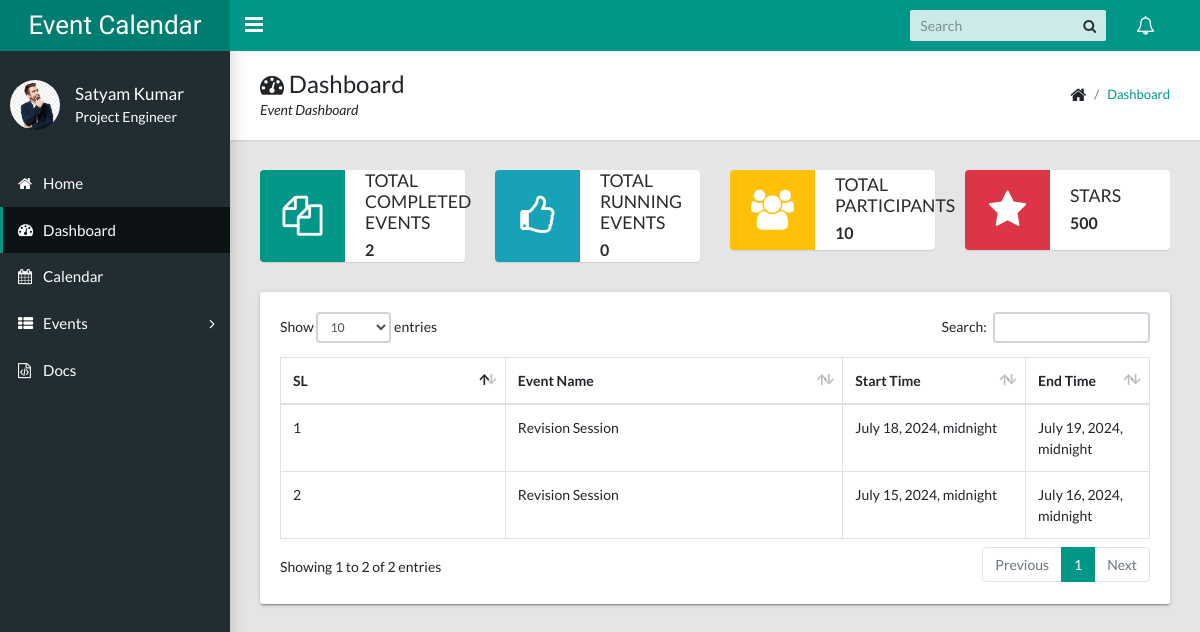
The app's page /calendar/dashboard/ (signed in), older data.
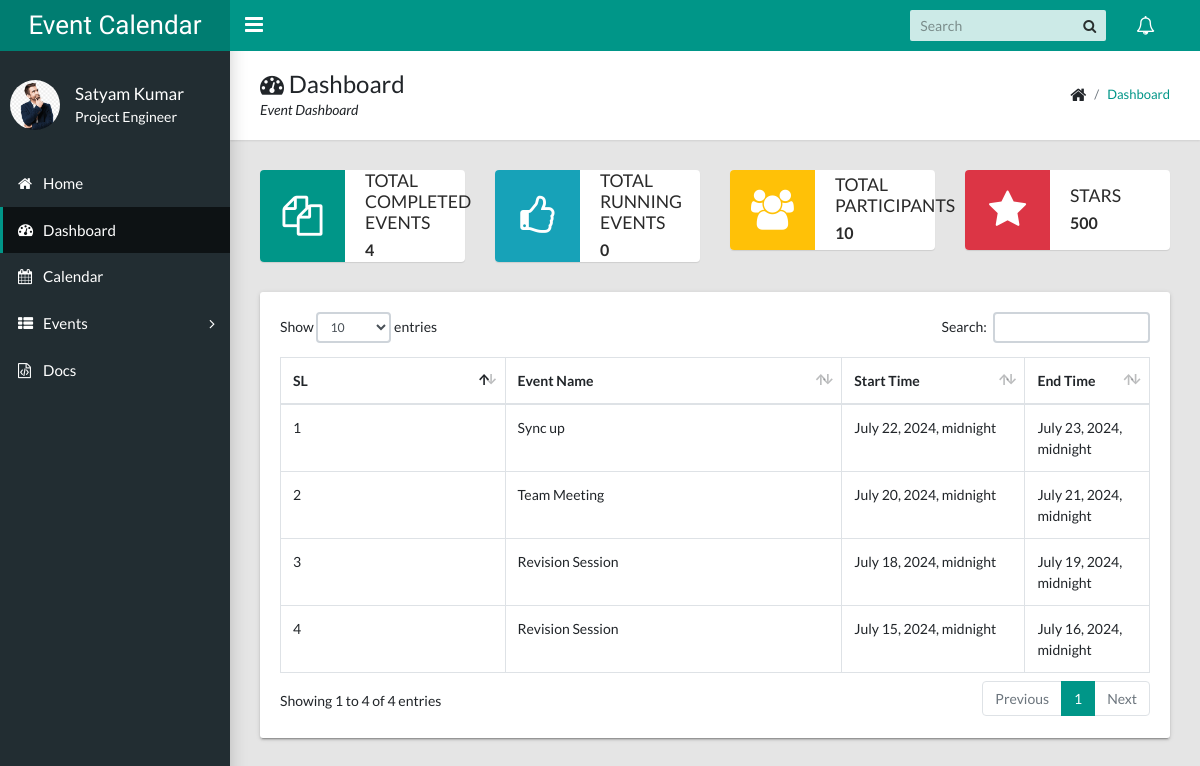
The same page, newer data.
### main_app/models.py (models this page shows, shortened)
class CustomUser(AbstractUser):
    USER_TYPE = ((1, "HOD"), (2, "Manager"), (3, "ProjectEngineer"))
    GENDER = [("M", "Male"), ("F", "Female")]
    username = None  # Removed username, using email instead
    email = models.EmailField(unique=True)
    user_type = models.CharField(default=1, choices=USER_TYPE, max_length=1) # type: ignore
    gender = models.CharField(max_length=1, choices=GENDER)
    profile_pic = models.ImageField()
    address = models.TextField()
    fcm_token = models.TextField(default="")  # For firebase notifications
    created_at = models.DateTimeField(auto_now_add=True)
    updated_at = models.DateTimeField(auto_now=True)
    USERNAME_FIELD = "email"
    REQUIRED_FIELDS = []
    objects = CustomUserManager()

### calendarapp/models/event.py (models this page shows, shortened)
class Event(EventAbstract):
    user = models.ForeignKey(CustomUser, on_delete=models.CASCADE, related_name="events")
    title = models.CharField(max_length=200)
    description = models.TextField()
    start_time = models.DateTimeField()
    end_time = models.DateTimeField()
    objects = EventManager()

### calendarapp/views/other_views.py (the view)
# urls.py: path("dashboard/", views.DashboardView.as_view(), name="dashboard"),
class DashboardView(View):
    template_name = "calendar/calendarapp/dashboard.html"
    def get(self, request, *args, **kwargs):
        events = Event.objects.get_all_events(user=request.user) # type: ignore
        running_events = Event.objects.get_running_events(user=request.user) # type: ignore
        latest_events = Event.objects.filter(user=request.user).order_by("-id")[:10]
        context = {
            "total_event": events.count(),
            "running_events": running_events,
            "latest_events": latest_events,
        }
        return render(request, self.template_name, context)

### calendarapp/models/event.py (called while the page is built)
    def get_all_events(self, user):
        events = Event.objects.filter(user=user, is_active=True, is_deleted=False)
        return events

    def get_running_events(self, user):
        running_events = Event.objects.filter(
            user=user,
            is_active=True,
            is_deleted=False,
            end_time__gte=datetime.now().date(),
        ).order_by("start_time")
        return running_events

### main_app/templates/calendar/calendarapp/dashboard.html (shortened to what this page needs)
{% extends 'calendar/base/base.html' %}
{% load static %}
{% block breadcrumb %}
    <div>
        <h1><i class="fa fa-dashboard"></i> Dashboard</h1>
        <p>Event Dashboard</p>
    </div>
    <ul class="app-breadcrumb breadcrumb">
        <li class="breadcrumb-item"><i class="fa fa-home fa-lg"></i></li>
        <li class="breadcrumb-item"><a href="#">Dashboard</a></li>
    </ul>
{% endblock breadcrumb %}
{% block content %}
<div class="row">
    <div class="col-md-6 col-lg-3">
        <div class="widget-small primary coloured-icon">
            <i class="icon fa fa-files-o fa-3x"></i>
            <div class="info">
                <h4>Total Completed Events</h4>
                <p><b>{{ total_event }}</b></p>
            </div>
        </div>
    </div>
    <div class="col-md-6 col-lg-3">
        <div class="widget-small info coloured-icon">
            <i class="icon fa fa-thumbs-o-up fa-3x"></i>
            <div class="info">
                <h4>Total Running Events</h4>
                <p><b>{{ running_events.count }}</b></p>
            </div>
        </div>
    </div>
    <div class="col-md-6 col-lg-3">
        <div class="widget-small warning coloured-icon">
            <i class="icon fa fa-users fa-3x"></i>
            <div class="info">
                <h4>Total Participants</h4>
                <p><b>10</b></p>
            </div>
        </div>
    </div>
    <div class="col-md-6 col-lg-3">
        <div class="widget-small danger coloured-icon">
            <i class="icon fa fa-star fa-3x"></i>
            <div class="info">
                <h4>Stars</h4>
                <p><b>500</b></p>
            </div>
        </div>
    </div>
    <div class="col-md-12">
        <div class="tile">
            <div class="tile-body">
                <div class="table-responsive">
                    <div id="sampleTable_wrapper" class="dataTables_wrapper container-fluid dt-bootstrap4 no-footer">
                        <div class="row">
                            <div class="col-sm-12">
                                <table class="table table-hover table-bordered dataTable no-footer" id="sampleTable" role="grid" aria-describedby="sampleTable_info">
                                    <thead>
                                        <tr role="row">
                                            <th class="sorting_asc" tabindex="0" aria-controls="sampleTable" rowspan="1" colspan="1" aria-sort="ascending" aria-label="Name: activate to sort column descending" style="width: 261.641px;">SL</th>
                                            <th class="sorting" tabindex="0" aria-controls="sampleTable" rowspan="1" colspan="1" aria-label="Position: activate to sort column ascending" style="width: 417.312px;">Event Name</th>
                                            <th class="sorting" tabindex="0" aria-controls="sampleTable" rowspan="1" colspan="1" aria-label="Office: activate to sort column ascending" style="width: 189.281px;">Start Time</th>
                                            <th class="sorting" tabindex="0" aria-controls="sampleTable" rowspan="1" colspan="1" aria-label="Age: activate to sort column ascending" style="width: 102.141px;">End Time</th>
                                        </tr>
                                    </thead>
                                    <tbody>
                                        {% for event in latest_events %}
                                            <tr role="row" class="odd">
                                                <td class="sorting_1">{{ forloop.counter }}</td>
                                                <td>{{ event.title }}</td>
                                                <td>{{ event.start_time }}</td>
                                                <td>{{ event.end_time }}</td>
                                            </tr>
                                        {% endfor %}
                                    </tbody>
                                </table>
                            </div>
                        </div>
                    </div>
                </div>
            </div>
        </div>
    </div>
</div>
{% endblock content %}

### main_app/templates/calendar/base/base.html (shortened to what this page needs)
<!DOCTYPE html>
<html lang="en">
    {% load static %}
    <head>
        <link rel="stylesheet" type="text/css" href="{% static 'calendar/css/main.css' %}" />
        <link rel="stylesheet" type="text/css" href="https://maxcdn.bootstrapcdn.com/font-awesome/4.7.0/css/font-awesome.min.css" />
    </head>
    <body class="app sidebar-mini">
        <header class="app-header">
            <a class="app-header__logo" href="#">Event Calendar</a>
            <a class="app-sidebar__toggle" href="#" data-toggle="sidebar" aria-label="Hide Sidebar"></a>
            <ul class="app-nav">
                <li class="app-search">
                    <input class="app-search__input" type="search" placeholder="Search" />
                    <button class="app-search__button"><i class="fa fa-search"></i></button>
                </li>
                <li class="dropdown">
                    <a class="app-nav__item" href="#" data-toggle="dropdown" aria-label="Show notifications"><i class="fa fa-bell-o fa-lg"></i></a>
                </li>
            </ul>
        </header>
        <aside class="app-sidebar">
            <div class="app-sidebar__user">
                {% if manager.profile_pic == ""  %}
                <img class="app-sidebar__user-avatar" src="{% static "calendar/images/profile.png" %}" alt="User Image" height="50px" width="50px"/>
                                        {% else %}
                                        <img class="app-sidebar__user-avatar" alt="User Image" height="50px" width="50px"
                                            src="{{user.profile_pic}}">
                                        {% endif %}
                <div>
                    <p class="app-sidebar__user-name">{{user.first_name}} {{user.last_name}}</p>
                    <p class="app-sidebar__user-designation">
                        {% if user.user_type == '1' %}
                            Admin
                        {% elif user.user_type == '2' %}
                            Manager
                        {% else %}
                            Project Engineer
                        {% endif %}
                    </p>
                </div>
            </div>
            <ul class="app-menu">
                <li>
                    <a class="app-menu__item" href="/"><i class="app-menu__icon fa fa-home"></i><span class="app-menu__label">Home</span></a>
                </li>
                <li>
                    <a class="app-menu__item active" href="/calendar/dashboard"><i class="app-menu__icon fa fa-dashboard"></i><span class="app-menu__label">Dashboard</span></a>
                </li>
                <li>
                    <a class="app-menu__item" href="{% url 'calendarapp:calendar' %}"><i class="app-menu__icon fa fa-calendar"></i><span class="app-menu__label">Calendar</span></a>
                </li>
                <li class="treeview">
                    <a class="app-menu__item" href="#" data-toggle="treeview"><i class="app-menu__icon fa fa-th-list"></i><span class="app-menu__label">Events</span><i class="treeview-indicator fa fa-angle-right"></i></a>
                </li>
                <li>
                    <a class="app-menu__item" href="#"><i class="app-menu__icon fa fa-file-code-o"></i><span class="app-menu__label">Docs</span></a>
                </li>
            </ul>
        </aside>
        <main class="app-content">
            <div class="app-title">
                {% block breadcrumb %}
                {% endblock breadcrumb %}
            </div>
            {% block content %}
            {% endblock content %}
        </main>
    </body>
</html>

### main_app/templates/calendar/base/js.html (shortened to what this page needs)
{% load static %}

Row changes from the older to the newer data that the page shows:
added Event: title "Sync up", start_time "July 22, 2024, midnight", end_time "July 23, 2024, midnight"
added Event: title "Team Meeting", start_time "July 20, 2024, midnight", end_time "July 21, 2024, midnight"
Text that changed along with them:
{{ total_event }}: "2" → "4"
text written by a page script: "Show entries Search: Showing 1 to 2 of 2 entries Previous 1 Next" → "Show entries Search: Showing 1 to 4 of 4 entries Previous 1 Next"
